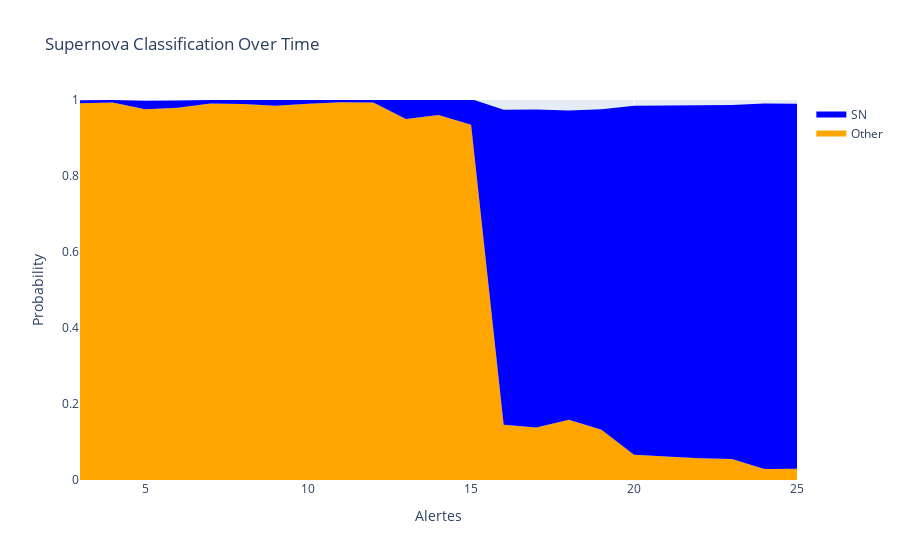
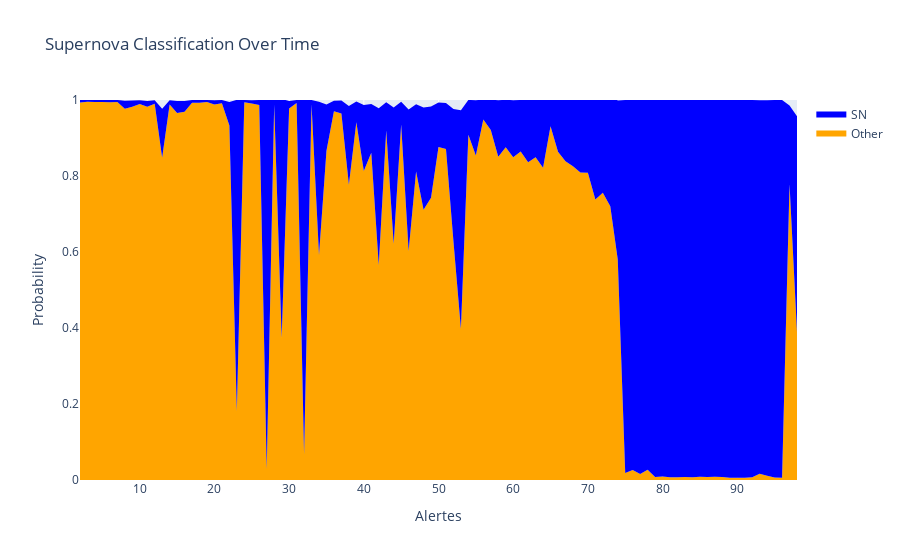
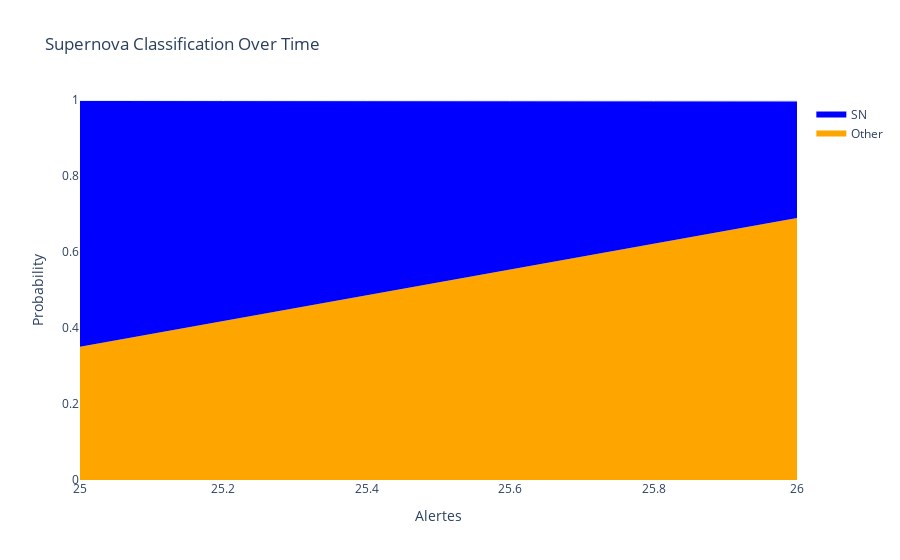
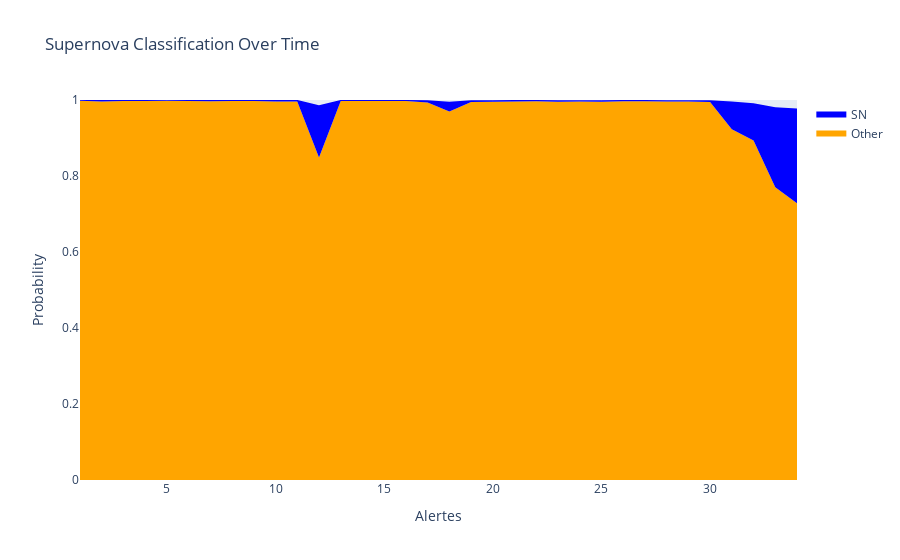

Notebook source saved alongside these figures, in order:
### Code cell
df_res = loop_on_all(objIds, model)

### Figure 1 — Plotly figure (JSON) as saved in the notebook; plotly's stock layout.template omitted (floating-point values rounded to 4 significant figures)
{"data": [{"fill": "tozeroy", "fillcolor": "orange", "hoverinfo": "text", "mode": "none", "name": "Other", "text": ["<br>Other: 99.1762%", "<br>Other: 99.3572%", "<br>Other: 97.5558%", "<br>Other: 97.9723%", "<br>Other: 99.0819%", "<br>Other: 98.9254%", "<br>Other: 98.4951%", "<br>Other: 99.0115%", "<br>Other: 99.3993%", "<br>Other: 99.3218%", "<br>Other: 94.9828%", "<br>Other: 96.0705%", "<br>Other: 93.4801%", "<br>Other: 14.5319%", "<br>Other: 13.8375%", "<br>Other: 15.8595%", "<br>Other: 13.2045%", "<br>Other: 6.6626%", "<br>Other: 6.171%", "<br>Other: 5.7146%", "<br>Other: 5.5189%", "<br>Other: 2.9211%", "<br>Other: 2.978%"], "type": "scatter", "x": [3, 4, 5, 6, 7, 8, 9, 10, 11, 12, 13, 14, 15, 16, 17, 18, 19, 20, 21, 22, 23, 24, 25], "y": [0.9918, 0.9936, 0.9756, 0.9797, 0.9908, 0.9893, 0.985, 0.9901, 0.994, 0.9932, 0.9498, 0.9607, 0.9348, 0.1453, 0.1384, 0.1586, 0.132, 0.06663, 0.06171, 0.05715, 0.05519, 0.02921, 0.02978]}, {"fill": "tonexty", "fillcolor": "blue", "hoverinfo": "text", "mode": "none", "name": "SN", "text": ["Alerte: 3<br>Prediction: Other<br>---<br>ztfr: 4 | ztfg: 1 | ztfi: 0<br>---<br>SN: 0.7807%", "Alerte: 4<br>Prediction: Other<br>---<br>ztfr: 4 | ztfg: 3 | ztfi: 0<br>---<br>SN: 0.6157%", "Alerte: 5<br>Prediction: Other<br>---<br>ztfr: 6 | ztfg: 3 | ztfi: 0<br>---<br>SN: 2.2684%", "Alerte: 6<br>Prediction: Other<br>---<br>ztfr: 6 | ztfg: 5 | ztfi: 0<br>---<br>SN: 1.8701%", "Alerte: 7<br>Prediction: Other<br>---<br>ztfr: 8 | ztfg: 5 | ztfi: 0<br>---<br>SN: 0.9033%", "Alerte: 8<br>Prediction: Other<br>---<br>ztfr: 10 | ztfg: 5 | ztfi: 0<br>---<br>SN: 1.081%", "Alerte: 9<br>Prediction: Other<br>---<br>ztfr: 10 | ztfg: 7 | ztfi: 0<br>---<br>SN: 1.5202%", "Alerte: 10<br>Prediction: Other<br>---<br>ztfr: 10 | ztfg: 9 | ztfi: 0<br>---<br>SN: 1.0001%", "Alerte: 11<br>Prediction: Other<br>---<br>ztfr: 10 | ztfg: 11 | ztfi: 0<br>---<br>SN: 0.6242%", "Alerte: 12<br>Prediction: Other<br>---<br>ztfr: 10 | ztfg: 11 | ztfi: 1<br>---<br>SN: 0.707%", "Alerte: 13<br>Prediction: Other<br>---<br>ztfr: 12 | ztfg: 11 | ztfi: 1<br>---<br>SN: 5.17%", "Alerte: 14<br>Prediction: Other<br>---<br>ztfr: 13 | ztfg: 13 | ztfi: 1<br>---<br>SN: 4.0818%", "Alerte: 15<br>Prediction: Other<br>---<br>ztfr: 13 | ztfg: 15 | ztfi: 1<br>---<br>SN: 6.7892%", "Alerte: 16<br>Prediction: SN<br>---<br>ztfr: 15 | ztfg: 15 | ztfi: 1<br>---<br>SN: 82.9168%", "Alerte: 17<br>Prediction: SN<br>---<br>ztfr: 16 | ztfg: 15 | ztfi: 1<br>---<br>SN: 83.6841%", "Alerte: 18<br>Prediction: SN<br>---<br>ztfr: 17 | ztfg: 15 | ztfi: 1<br>---<br>SN: 81.3745%", "Alerte: 19<br>Prediction: SN<br>---<br>ztfr: 17 | ztfg: 17 | ztfi: 1<br>---<br>SN: 84.3414%", "Alerte: 20<br>Prediction: SN<br>---<br>ztfr: 19 | ztfg: 18 | ztfi: 1<br>---<br>SN: 91.8088%", "Alerte: 21<br>Prediction: SN<br>---<br>ztfr: 19 | ztfg: 21 | ztfi: 1<br>---<br>SN: 92.3725%", "Alerte: 22<br>Prediction: SN<br>---<br>ztfr: 21 | ztfg: 21 | ztfi: 1<br>---<br>SN: 92.9335%", "Alerte: 23<br>Prediction: SN<br>---<br>ztfr: 23 | ztfg: 21 | ztfi: 1<br>---<br>SN: 93.1703%", "Alerte: 24<br>Prediction: SN<br>---<br>ztfr: 25 | ztfg: 21 | ztfi: 1<br>---<br>SN: 96.1493%", "Alerte: 25<br>Prediction: SN<br>---<br>ztfr: 27 | ztfg: 22 | ztfi: 1<br>---<br>SN: 96.0375%"], "type": "scatter", "x": [3, 4, 5, 6, 7, 8, 9, 10, 11, 12, 13, 14, 15, 16, 17, 18, 19, 20, 21, 22, 23, 24, 25], "y": [0.9996, 0.9997, 0.9982, 0.9984, 0.9999, 1.0, 1.0, 1.0, 1.0, 1.0, 1.002, 1.002, 1.003, 0.9745, 0.9752, 0.9723, 0.9755, 0.9847, 0.9854, 0.9865, 0.9869, 0.9907, 0.9902]}], "layout": {"hovermode": "x unified", "title": {"text": "Supernova Classification Over Time"}, "xaxis": {"title": {"text": "Alertes"}}, "yaxis": {"range": [0, 1], "title": {"text": "Probability"}}}}

### Figure 2 — Plotly figure (JSON) as saved in the notebook; plotly's stock layout.template omitted (floating-point values rounded to 4 significant figures)
{"data": [{"fill": "tozeroy", "fillcolor": "orange", "hoverinfo": "text", "mode": "none", "name": "Other", "text": ["<br>Other: 99.344%", "<br>Other: 99.5557%", "<br>Other: 99.4607%", "<br>Other: 99.4615%", "<br>Other: 99.3786%", "<br>Other: 99.4655%", "<br>Other: 97.692%", "<br>Other: 98.253%", "<br>Other: 98.9644%", "<br>Other: 98.2452%", "<br>Other: 99.0123%", "<br>Other: 84.795%", "<br>Other: 98.8181%", "<br>Other: 96.6032%", "<br>Other: 96.9224%", "<br>Other: 99.2991%", "<br>Other: 99.3078%", "<br>Other: 99.4668%", "<br>Other: 98.801%", "<br>Other: 99.1646%", "<br>Other: 93.2585%", "<br>Other: 18.1271%", "<br>Other: 99.4038%", "<br>Other: 99.0754%", "<br>Other: 98.7087%", "<br>Other: 2.8041%", "<br>Other: 98.7246%", "<br>Other: 37.3849%", "<br>Other: 97.7715%", "<br>Other: 99.1889%", "<br>Other: 6.7882%", "<br>Other: 98.7838%", "<br>Other: 59.2354%", "<br>Other: 86.6191%", "<br>Other: 97.0702%", "<br>Other: 96.4185%", "<br>Other: 77.7006%", "<br>Other: 94.1143%", "<br>Other: 81.3057%", "<br>Other: 86.1242%", "<br>Other: 56.5668%", "<br>Other: 91.9793%", "<br>Other: 62.1919%", "<br>Other: 93.5345%", "<br>Other: 60.2545%", "<br>Other: 81.1702%", "<br>Other: 71.1069%", "<br>Other: 74.2694%", "<br>Other: 87.6231%", "<br>Other: 87.0873%", "<br>Other: 62.8343%", "<br>Other: 39.7409%", "<br>Other: 90.8377%", "<br>Other: 85.376%", "<br>Other: 94.8567%", "<br>Other: 92.1268%", "<br>Other: 85.0929%", "<br>Other: 87.5954%", "<br>Other: 84.9192%", "<br>Other: 86.4604%", "<br>Other: 83.6034%", "<br>Other: 84.9612%", "<br>Other: 82.1868%", "<br>Other: 93.0621%", "<br>Other: 86.4121%", "<br>Other: 83.8865%", "<br>Other: 82.5603%", "<br>Other: 80.9254%", "<br>Other: 80.8335%", "<br>Other: 73.8205%", "<br>Other: 75.5989%", "<br>Other: 72.0379%", "<br>Other: 58.0232%", "<br>Other: 1.8126%", "<br>Other: 2.6131%", "<br>Other: 1.5661%", "<br>Other: 2.708%", "<br>Other: 0.78%", "<br>Other: 0.9442%", "<br>Other: 0.7493%", "<br>Other: 0.7435%", "<br>Other: 0.7676%", "<br>Other: 0.7195%", "<br>Other: 0.8671%", "<br>Other: 0.7621%", "<br>Other: 0.8233%", "<br>Other: 0.7935%", "<br>Other: 0.5741%", "<br>Other: 0.5602%", "<br>Other: 0.5968%", "<br>Other: 0.7416%", "<br>Other: 1.6297%", "<br>Other: 1.1023%", "<br>Other: 0.6836%", "<br>Other: 0.6221%", "<br>Other: 77.8052%", "<br>Other: 38.9433%"], "type": "scatter", "x": [2, 3, 4, 5, 6, 7, 8, 9, 10, 11, 12, 13, 14, 15, 16, 17, 18, 19, 20, 21, 22, 23, 24, 25, 26, 27, 28, 29, 30, 31, 32, 33, 34, 35, 36, 37, 38, 39, 40, 41, 42, 43, 44, 45, 46, 47, 48, 49, 50, 51, 52, 53, 54, 55, 56, 57, 58, 59, 60, 61, 62, 63, 64, 65, 66, 67, 68, 69, 70, 71, 72, 73, 74, 75, 76, 77, 78, 79, 80, 81, 82, 83, 84, 85, 86, 87, 88, 89, 90, 91, 92, 93, 94, 95, 96, 97, 98], "y": [0.9934, 0.9956, 0.9946, 0.9946, 0.9938, 0.9947, 0.9769, 0.9825, 0.9896, 0.9825, 0.9901, 0.848, 0.9882, 0.966, 0.9692, 0.993, 0.9931, 0.9947, 0.988, 0.9916, 0.9326, 0.1813, 0.994, 0.9908, 0.9871, 0.02804, 0.9872, 0.3738, 0.9777, 0.9919, 0.06788, 0.9878, 0.5924, 0.8662, 0.9707, 0.9642, 0.777, 0.9411, 0.8131, 0.8612, 0.5657, 0.9198, 0.6219, 0.9353, 0.6025, 0.8117, 0.7111, 0.7427, 0.8762, 0.8709, 0.6283, 0.3974, 0.9084, 0.8538, 0.9486, 0.9213, 0.8509, 0.876, 0.8492, 0.8646, 0.836, 0.8496, 0.8219, 0.9306, 0.8641, 0.8389, 0.8256, 0.8093, 0.8083, 0.7382, 0.756, 0.7204, 0.5802, 0.01813, 0.02613, 0.01566, 0.02708, 0.0078, 0.009442, 0.007493, 0.007435, 0.007676, 0.007195, 0.008671, 0.007621, 0.008233, 0.007935, 0.005741, 0.005602, 0.005968, 0.007416, 0.0163, 0.01102, 0.006836, 0.006221, 0.7781, 0.3894]}, {"fill": "tonexty", "fillcolor": "blue", "hoverinfo": "text", "mode": "none", "name": "SN", "text": ["Alerte: 2<br>Prediction: Other<br>---<br>ztfr: 6 | ztfg: 0 | ztfi: 0<br>---<br>SN: 0.6606%", "Alerte: 3<br>Prediction: Other<br>---<br>ztfr: 4 | ztfg: 0 | ztfi: 0<br>---<br>SN: 0.4534%", "Alerte: 4<br>Prediction: Other<br>---<br>ztfr: 8 | ztfg: 0 | ztfi: 0<br>---<br>SN: 0.5501%", "Alerte: 5<br>Prediction: Other<br>---<br>ztfr: 10 | ztfg: 0 | ztfi: 0<br>---<br>SN: 0.5511%", "Alerte: 6<br>Prediction: Other<br>---<br>ztfr: 12 | ztfg: 0 | ztfi: 0<br>---<br>SN: 0.6282%", "Alerte: 7<br>Prediction: Other<br>---<br>ztfr: 14 | ztfg: 0 | ztfi: 0<br>---<br>SN: 0.5459%", "Alerte: 8<br>Prediction: Other<br>---<br>ztfr: 16 | ztfg: 0 | ztfi: 0<br>---<br>SN: 2.1035%", "Alerte: 9<br>Prediction: Other<br>---<br>ztfr: 18 | ztfg: 0 | ztfi: 0<br>---<br>SN: 1.6018%", "Alerte: 10<br>Prediction: Other<br>---<br>ztfr: 20 | ztfg: 0 | ztfi: 0<br>---<br>SN: 0.9475%", "Alerte: 11<br>Prediction: Other<br>---<br>ztfr: 22 | ztfg: 0 | ztfi: 0<br>---<br>SN: 1.5101%", "Alerte: 12<br>Prediction: Other<br>---<br>ztfr: 32 | ztfg: 0 | ztfi: 0<br>---<br>SN: 0.9323%", "Alerte: 13<br>Prediction: Other<br>---<br>ztfr: 24 | ztfg: 0 | ztfi: 0<br>---<br>SN: 12.8824%", "Alerte: 14<br>Prediction: Other<br>---<br>ztfr: 30 | ztfg: 0 | ztfi: 0<br>---<br>SN: 1.1153%", "Alerte: 15<br>Prediction: Other<br>---<br>ztfr: 26 | ztfg: 0 | ztfi: 0<br>---<br>SN: 3.138%", "Alerte: 16<br>Prediction: Other<br>---<br>ztfr: 28 | ztfg: 0 | ztfi: 0<br>---<br>SN: 2.8335%", "Alerte: 17<br>Prediction: Other<br>---<br>ztfr: 40 | ztfg: 0 | ztfi: 0<br>---<br>SN: 0.6791%", "Alerte: 18<br>Prediction: Other<br>---<br>ztfr: 38 | ztfg: 0 | ztfi: 0<br>---<br>SN: 0.67%", "Alerte: 19<br>Prediction: Other<br>---<br>ztfr: 42 | ztfg: 0 | ztfi: 0<br>---<br>SN: 0.5152%", "Alerte: 20<br>Prediction: Other<br>---<br>ztfr: 34 | ztfg: 0 | ztfi: 0<br>---<br>SN: 1.1371%", "Alerte: 21<br>Prediction: Other<br>---<br>ztfr: 36 | ztfg: 0 | ztfi: 0<br>---<br>SN: 0.8054%", "Alerte: 22<br>Prediction: Other<br>---<br>ztfr: 48 | ztfg: 0 | ztfi: 0<br>---<br>SN: 6.1923%", "Alerte: 23<br>Prediction: SN<br>---<br>ztfr: 46 | ztfg: 0 | ztfi: 0<br>---<br>SN: 81.9267%", "Alerte: 24<br>Prediction: Other<br>---<br>ztfr: 44 | ztfg: 0 | ztfi: 0<br>---<br>SN: 0.5716%", "Alerte: 25<br>Prediction: Other<br>---<br>ztfr: 50 | ztfg: 0 | ztfi: 0<br>---<br>SN: 0.8586%", "Alerte: 26<br>Prediction: Other<br>---<br>ztfr: 58 | ztfg: 0 | ztfi: 0<br>---<br>SN: 1.285%", "Alerte: 27<br>Prediction: SN<br>---<br>ztfr: 54 | ztfg: 0 | ztfi: 0<br>---<br>SN: 97.2055%", "Alerte: 28<br>Prediction: Other<br>---<br>ztfr: 60 | ztfg: 0 | ztfi: 0<br>---<br>SN: 1.2738%", "Alerte: 29<br>Prediction: SN<br>---<br>ztfr: 56 | ztfg: 0 | ztfi: 0<br>---<br>SN: 62.8697%", "Alerte: 30<br>Prediction: Other<br>---<br>ztfr: 52 | ztfg: 0 | ztfi: 0<br>---<br>SN: 1.9774%", "Alerte: 31<br>Prediction: Other<br>---<br>ztfr: 62 | ztfg: 0 | ztfi: 0<br>---<br>SN: 0.8123%", "Alerte: 32<br>Prediction: SN<br>---<br>ztfr: 64 | ztfg: 0 | ztfi: 0<br>---<br>SN: 93.284%", "Alerte: 33<br>Prediction: Other<br>---<br>ztfr: 68 | ztfg: 0 | ztfi: 0<br>---<br>SN: 1.1884%", "Alerte: 34<br>Prediction: Other<br>---<br>ztfr: 66 | ztfg: 0 | ztfi: 0<br>---<br>SN: 40.3245%", "Alerte: 35<br>Prediction: Other<br>---<br>ztfr: 72 | ztfg: 0 | ztfi: 0<br>---<br>SN: 12.2085%", "Alerte: 36<br>Prediction: Other<br>---<br>ztfr: 74 | ztfg: 0 | ztfi: 0<br>---<br>SN: 2.7335%", "Alerte: 37<br>Prediction: Other<br>---<br>ztfr: 70 | ztfg: 0 | ztfi: 0<br>---<br>SN: 3.4435%", "Alerte: 38<br>Prediction: Other<br>---<br>ztfr: 82 | ztfg: 0 | ztfi: 0<br>---<br>SN: 20.7234%", "Alerte: 39<br>Prediction: Other<br>---<br>ztfr: 76 | ztfg: 0 | ztfi: 0<br>---<br>SN: 5.4817%", "Alerte: 40<br>Prediction: Other<br>---<br>ztfr: 78 | ztfg: 0 | ztfi: 0<br>---<br>SN: 17.401%", "Alerte: 41<br>Prediction: Other<br>---<br>ztfr: 84 | ztfg: 0 | ztfi: 0<br>---<br>SN: 12.8379%", "Alerte: 42<br>Prediction: Other<br>---<br>ztfr: 80 | ztfg: 0 | ztfi: 0<br>---<br>SN: 41.2923%", "Alerte: 43<br>Prediction: Other<br>---<br>ztfr: 86 | ztfg: 0 | ztfi: 0<br>---<br>SN: 7.4288%", "Alerte: 44<br>Prediction: Other<br>---<br>ztfr: 90 | ztfg: 0 | ztfi: 0<br>---<br>SN: 35.8171%", "Alerte: 45<br>Prediction: Other<br>---<br>ztfr: 88 | ztfg: 0 | ztfi: 0<br>---<br>SN: 6.0005%", "Alerte: 46<br>Prediction: Other<br>---<br>ztfr: 104 | ztfg: 0 | ztfi: 0<br>---<br>SN: 37.2309%", "Alerte: 47<br>Prediction: Other<br>---<br>ztfr: 96 | ztfg: 0 | ztfi: 0<br>---<br>SN: 17.6823%", "Alerte: 48<br>Prediction: Other<br>---<br>ztfr: 100 | ztfg: 0 | ztfi: 0<br>---<br>SN: 26.9379%", "Alerte: 49<br>Prediction: Other<br>---<br>ztfr: 98 | ztfg: 0 | ztfi: 0<br>---<br>SN: 24.0209%", "Alerte: 50<br>Prediction: Other<br>---<br>ztfr: 94 | ztfg: 0 | ztfi: 0<br>---<br>SN: 11.7027%", "Alerte: 51<br>Prediction: Other<br>---<br>ztfr: 92 | ztfg: 0 | ztfi: 0<br>---<br>SN: 12.1451%", "Alerte: 52<br>Prediction: Other<br>---<br>ztfr: 102 | ztfg: 0 | ztfi: 0<br>---<br>SN: 34.7779%", "Alerte: 53<br>Prediction: SN<br>---<br>ztfr: 106 | ztfg: 0 | ztfi: 0<br>---<br>SN: 57.559%", "Alerte: 54<br>Prediction: Other<br>---<br>ztfr: 108 | ztfg: 0 | ztfi: 0<br>---<br>SN: 9.1848%", "Alerte: 55<br>Prediction: Other<br>---<br>ztfr: 114 | ztfg: 0 | ztfi: 0<br>---<br>SN: 14.5675%", "Alerte: 56<br>Prediction: Other<br>---<br>ztfr: 110 | ztfg: 0 | ztfi: 0<br>---<br>SN: 5.2571%", "Alerte: 57<br>Prediction: Other<br>---<br>ztfr: 112 | ztfg: 0 | ztfi: 0<br>---<br>SN: 7.9645%", "Alerte: 58<br>Prediction: Other<br>---<br>ztfr: 116 | ztfg: 0 | ztfi: 0<br>---<br>SN: 14.8484%", "Alerte: 59<br>Prediction: Other<br>---<br>ztfr: 124 | ztfg: 0 | ztfi: 0<br>---<br>SN: 12.459%", "Alerte: 60<br>Prediction: Other<br>---<br>ztfr: 118 | ztfg: 0 | ztfi: 0<br>---<br>SN: 15.0393%", "Alerte: 61<br>Prediction: Other<br>---<br>ztfr: 122 | ztfg: 0 | ztfi: 0<br>---<br>SN: 13.5456%", "Alerte: 62<br>Prediction: Other<br>---<br>ztfr: 120 | ztfg: 0 | ztfi: 0<br>---<br>SN: 16.3659%", "Alerte: 63<br>Prediction: Other<br>---<br>ztfr: 130 | ztfg: 0 | ztfi: 0<br>---<br>SN: 15.6921%", "Alerte: 64<br>Prediction: Other<br>---<br>ztfr: 134 | ztfg: 0 | ztfi: 0<br>---<br>SN: 18.5317%", "Alerte: 65<br>Prediction: Other<br>---<br>ztfr: 128 | ztfg: 0 | ztfi: 0<br>---<br>SN: 7.3199%", "Alerte: 66<br>Prediction: Other<br>---<br>ztfr: 132 | ztfg: 0 | ztfi: 0<br>---<br>SN: 14.2356%", "Alerte: 67<br>Prediction: Other<br>---<br>ztfr: 126 | ztfg: 0 | ztfi: 0<br>---<br>SN: 16.1896%", "Alerte: 68<br>Prediction: Other<br>---<br>ztfr: 136 | ztfg: 0 | ztfi: 0<br>---<br>SN: 18.1968%", "Alerte: 69<br>Prediction: Other<br>---<br>ztfr: 138 | ztfg: 0 | ztfi: 0<br>---<br>SN: 19.8746%", "Alerte: 70<br>Prediction: Other<br>---<br>ztfr: 140 | ztfg: 0 | ztfi: 0<br>---<br>SN: 20.0279%", "Alerte: 71<br>Prediction: Other<br>---<br>ztfr: 142 | ztfg: 0 | ztfi: 0<br>---<br>SN: 27.1183%", "Alerte: 72<br>Prediction: Other<br>---<br>ztfr: 144 | ztfg: 0 | ztfi: 0<br>---<br>SN: 25.387%", "Alerte: 73<br>Prediction: Other<br>---<br>ztfr: 146 | ztfg: 0 | ztfi: 0<br>---<br>SN: 29.0589%", "Alerte: 74<br>Prediction: Other<br>---<br>ztfr: 148 | ztfg: 0 | ztfi: 0<br>---<br>SN: 41.8775%", "Alerte: 75<br>Prediction: SN<br>---<br>ztfr: 150 | ztfg: 0 | ztfi: 0<br>---<br>SN: 98.1794%", "Alerte: 76<br>Prediction: SN<br>---<br>ztfr: 154 | ztfg: 0 | ztfi: 0<br>---<br>SN: 97.3598%", "Alerte: 77<br>Prediction: SN<br>---<br>ztfr: 152 | ztfg: 0 | ztfi: 0<br>---<br>SN: 98.4122%", "Alerte: 78<br>Prediction: SN<br>---<br>ztfr: 156 | ztfg: 0 | ztfi: 0<br>---<br>SN: 97.2631%", "Alerte: 79<br>Prediction: SN<br>---<br>ztfr: 160 | ztfg: 0 | ztfi: 0<br>---<br>SN: 99.2017%", "Alerte: 80<br>Prediction: SN<br>---<br>ztfr: 158 | ztfg: 0 | ztfi: 0<br>---<br>SN: 99.0405%", "Alerte: 81<br>Prediction: SN<br>---<br>ztfr: 164 | ztfg: 0 | ztfi: 0<br>---<br>SN: 99.2307%", "Alerte: 82<br>Prediction: SN<br>---<br>ztfr: 162 | ztfg: 0 | ztfi: 0<br>---<br>SN: 99.2368%", "Alerte: 83<br>Prediction: SN<br>---<br>ztfr: 166 | ztfg: 0 | ztfi: 0<br>---<br>SN: 99.2116%", "Alerte: 84<br>Prediction: SN<br>---<br>ztfr: 174 | ztfg: 0 | ztfi: 0<br>---<br>SN: 99.2607%", "Alerte: 85<br>Prediction: SN<br>---<br>ztfr: 172 | ztfg: 0 | ztfi: 0<br>---<br>SN: 99.1091%", "Alerte: 86<br>Prediction: SN<br>---<br>ztfr: 170 | ztfg: 0 | ztfi: 0<br>---<br>SN: 99.2174%", "Alerte: 87<br>Prediction: SN<br>---<br>ztfr: 168 | ztfg: 0 | ztfi: 0<br>---<br>SN: 99.1542%", "Alerte: 88<br>Prediction: SN<br>---<br>ztfr: 176 | ztfg: 0 | ztfi: 0<br>---<br>SN: 99.1842%", "Alerte: 89<br>Prediction: SN<br>---<br>ztfr: 178 | ztfg: 0 | ztfi: 0<br>---<br>SN: 99.4056%", "Alerte: 90<br>Prediction: SN<br>---<br>ztfr: 180 | ztfg: 0 | ztfi: 0<br>---<br>SN: 99.4193%", "Alerte: 91<br>Prediction: SN<br>---<br>ztfr: 184 | ztfg: 0 | ztfi: 0<br>---<br>SN: 99.3809%", "Alerte: 92<br>Prediction: SN<br>---<br>ztfr: 182 | ztfg: 0 | ztfi: 0<br>---<br>SN: 99.2307%", "Alerte: 93<br>Prediction: SN<br>---<br>ztfr: 186 | ztfg: 0 | ztfi: 0<br>---<br>SN: 98.3072%", "Alerte: 94<br>Prediction: SN<br>---<br>ztfr: 190 | ztfg: 0 | ztfi: 0<br>---<br>SN: 98.8518%", "Alerte: 95<br>Prediction: SN<br>---<br>ztfr: 188 | ztfg: 0 | ztfi: 0<br>---<br>SN: 99.2905%", "Alerte: 96<br>Prediction: SN<br>---<br>ztfr: 192 | ztfg: 0 | ztfi: 0<br>---<br>SN: 99.353%", "Alerte: 97<br>Prediction: Other<br>---<br>ztfr: 194 | ztfg: 0 | ztfi: 0<br>---<br>SN: 20.7178%", "Alerte: 98<br>Prediction: SN<br>---<br>ztfr: 197 | ztfg: 1 | ztfi: 0<br>---<br>SN: 56.7659%"], "type": "scatter", "x": [2, 3, 4, 5, 6, 7, 8, 9, 10, 11, 12, 13, 14, 15, 16, 17, 18, 19, 20, 21, 22, 23, 24, 25, 26, 27, 28, 29, 30, 31, 32, 33, 34, 35, 36, 37, 38, 39, 40, 41, 42, 43, 44, 45, 46, 47, 48, 49, 50, 51, 52, 53, 54, 55, 56, 57, 58, 59, 60, 61, 62, 63, 64, 65, 66, 67, 68, 69, 70, 71, 72, 73, 74, 75, 76, 77, 78, 79, 80, 81, 82, 83, 84, 85, 86, 87, 88, 89, 90, 91, 92, 93, 94, 95, 96, 97, 98], "y": [1.0, 1.0, 1.0, 1.0, 1.0, 1.0, 0.998, 0.9985, 0.9991, 0.9976, 0.9994, 0.9768, 0.9993, 0.9974, 0.9976, 0.9998, 0.9998, 0.9998, 0.9994, 0.9997, 0.9945, 1.001, 0.9998, 0.9993, 0.9999, 1.0, 1.0, 1.003, 0.9975, 1.0, 1.001, 0.9997, 0.9956, 0.9883, 0.998, 0.9986, 0.9842, 0.996, 0.9871, 0.9896, 0.9786, 0.9941, 0.9801, 0.9953, 0.9749, 0.9885, 0.9804, 0.9829, 0.9933, 0.9923, 0.9761, 0.973, 1.0, 0.9994, 1.001, 1.001, 0.9994, 1.001, 0.9996, 1.0, 0.9997, 1.007, 1.007, 1.004, 1.006, 1.001, 1.008, 1.008, 1.009, 1.009, 1.01, 1.011, 0.999, 0.9999, 0.9997, 0.9998, 0.9997, 0.9998, 0.9998, 0.9998, 0.9998, 0.9998, 0.9998, 0.9998, 0.9998, 0.9998, 0.9998, 0.9998, 0.9998, 0.9998, 0.9997, 0.9994, 0.9995, 0.9997, 0.9998, 0.9852, 0.9571]}], "layout": {"hovermode": "x unified", "title": {"text": "Supernova Classification Over Time"}, "xaxis": {"title": {"text": "Alertes"}}, "yaxis": {"range": [0, 1], "title": {"text": "Probability"}}}}

### Figure 3 — Plotly figure (JSON) as saved in the notebook; plotly's stock layout.template omitted (floating-point values rounded to 4 significant figures)
{"data": [{"fill": "tozeroy", "fillcolor": "orange", "hoverinfo": "text", "mode": "none", "name": "Other", "text": ["<br>Other: 35.0848%", "<br>Other: 68.9461%"], "type": "scatter", "x": [25, 26], "y": [0.3508, 0.6895]}, {"fill": "tonexty", "fillcolor": "blue", "hoverinfo": "text", "mode": "none", "name": "SN", "text": ["Alerte: 25<br>Prediction: SN<br>---<br>ztfr: 2 | ztfg: 3 | ztfi: 0<br>---<br>SN: 64.6835%", "Alerte: 26<br>Prediction: Other<br>---<br>ztfr: 4 | ztfg: 3 | ztfi: 0<br>---<br>SN: 30.6375%"], "type": "scatter", "x": [25, 26], "y": [0.9977, 0.9958]}], "layout": {"hovermode": "x unified", "title": {"text": "Supernova Classification Over Time"}, "xaxis": {"title": {"text": "Alertes"}}, "yaxis": {"range": [0, 1], "title": {"text": "Probability"}}}}

### Figure 4 — Plotly figure (JSON) as saved in the notebook; plotly's stock layout.template omitted (floating-point values rounded to 4 significant figures)
{"data": [{"fill": "tozeroy", "fillcolor": "orange", "hoverinfo": "text", "mode": "none", "name": "Other", "text": ["<br>Other: 99.8049%", "<br>Other: 99.5846%", "<br>Other: 99.7601%", "<br>Other: 99.7634%", "<br>Other: 99.7731%", "<br>Other: 99.7417%", "<br>Other: 99.6995%", "<br>Other: 99.7697%", "<br>Other: 99.7213%", "<br>Other: 99.6248%", "<br>Other: 99.6356%", "<br>Other: 84.8599%", "<br>Other: 99.7154%", "<br>Other: 99.7476%", "<br>Other: 99.7273%", "<br>Other: 99.7466%", "<br>Other: 99.3437%", "<br>Other: 96.9984%", "<br>Other: 99.4912%", "<br>Other: 99.5178%", "<br>Other: 99.635%", "<br>Other: 99.6674%", "<br>Other: 99.5636%", "<br>Other: 99.5861%", "<br>Other: 99.517%", "<br>Other: 99.6471%", "<br>Other: 99.6876%", "<br>Other: 99.5877%", "<br>Other: 99.6097%", "<br>Other: 99.4981%", "<br>Other: 92.2821%", "<br>Other: 89.3109%", "<br>Other: 77.0418%", "<br>Other: 72.8494%"], "type": "scatter", "x": [1, 2, 3, 4, 5, 6, 7, 8, 9, 10, 11, 12, 13, 14, 15, 16, 17, 18, 19, 20, 21, 22, 23, 24, 25, 26, 27, 28, 29, 30, 31, 32, 33, 34], "y": [0.998, 0.9958, 0.9976, 0.9976, 0.9977, 0.9974, 0.997, 0.9977, 0.9972, 0.9962, 0.9964, 0.8486, 0.9972, 0.9975, 0.9973, 0.9975, 0.9934, 0.97, 0.9949, 0.9952, 0.9964, 0.9967, 0.9956, 0.9959, 0.9952, 0.9965, 0.9969, 0.9959, 0.9961, 0.995, 0.9228, 0.8931, 0.7704, 0.7285]}, {"fill": "tonexty", "fillcolor": "blue", "hoverinfo": "text", "mode": "none", "name": "SN", "text": ["Alerte: 1<br>Prediction: Other<br>---<br>ztfr: 6 | ztfg: 0 | ztfi: 0<br>---<br>SN: 0.2009%", "Alerte: 2<br>Prediction: Other<br>---<br>ztfr: 3 | ztfg: 0 | ztfi: 0<br>---<br>SN: 0.4207%", "Alerte: 3<br>Prediction: Other<br>---<br>ztfr: 9 | ztfg: 0 | ztfi: 0<br>---<br>SN: 0.2517%", "Alerte: 4<br>Prediction: Other<br>---<br>ztfr: 12 | ztfg: 0 | ztfi: 0<br>---<br>SN: 0.247%", "Alerte: 5<br>Prediction: Other<br>---<br>ztfr: 15 | ztfg: 0 | ztfi: 0<br>---<br>SN: 0.2336%", "Alerte: 6<br>Prediction: Other<br>---<br>ztfr: 18 | ztfg: 0 | ztfi: 0<br>---<br>SN: 0.2717%", "Alerte: 7<br>Prediction: Other<br>---<br>ztfr: 24 | ztfg: 0 | ztfi: 0<br>---<br>SN: 0.3123%", "Alerte: 8<br>Prediction: Other<br>---<br>ztfr: 27 | ztfg: 0 | ztfi: 0<br>---<br>SN: 0.2297%", "Alerte: 9<br>Prediction: Other<br>---<br>ztfr: 21 | ztfg: 0 | ztfi: 0<br>---<br>SN: 0.2921%", "Alerte: 10<br>Prediction: Other<br>---<br>ztfr: 30 | ztfg: 0 | ztfi: 0<br>---<br>SN: 0.3592%", "Alerte: 11<br>Prediction: Other<br>---<br>ztfr: 33 | ztfg: 0 | ztfi: 0<br>---<br>SN: 0.3763%", "Alerte: 12<br>Prediction: Other<br>---<br>ztfr: 36 | ztfg: 0 | ztfi: 0<br>---<br>SN: 13.7546%", "Alerte: 13<br>Prediction: Other<br>---<br>ztfr: 39 | ztfg: 0 | ztfi: 0<br>---<br>SN: 0.2898%", "Alerte: 14<br>Prediction: Other<br>---<br>ztfr: 42 | ztfg: 0 | ztfi: 0<br>---<br>SN: 0.2526%", "Alerte: 15<br>Prediction: Other<br>---<br>ztfr: 45 | ztfg: 0 | ztfi: 0<br>---<br>SN: 0.2651%", "Alerte: 16<br>Prediction: Other<br>---<br>ztfr: 48 | ztfg: 0 | ztfi: 0<br>---<br>SN: 0.2513%", "Alerte: 17<br>Prediction: Other<br>---<br>ztfr: 51 | ztfg: 0 | ztfi: 0<br>---<br>SN: 0.6002%", "Alerte: 18<br>Prediction: Other<br>---<br>ztfr: 54 | ztfg: 0 | ztfi: 0<br>---<br>SN: 2.5458%", "Alerte: 19<br>Prediction: Other<br>---<br>ztfr: 57 | ztfg: 0 | ztfi: 0<br>---<br>SN: 0.4513%", "Alerte: 20<br>Prediction: Other<br>---<br>ztfr: 60 | ztfg: 0 | ztfi: 0<br>---<br>SN: 0.4248%", "Alerte: 21<br>Prediction: Other<br>---<br>ztfr: 63 | ztfg: 0 | ztfi: 0<br>---<br>SN: 0.3328%", "Alerte: 22<br>Prediction: Other<br>---<br>ztfr: 66 | ztfg: 0 | ztfi: 0<br>---<br>SN: 0.3024%", "Alerte: 23<br>Prediction: Other<br>---<br>ztfr: 69 | ztfg: 0 | ztfi: 0<br>---<br>SN: 0.3896%", "Alerte: 24<br>Prediction: Other<br>---<br>ztfr: 72 | ztfg: 0 | ztfi: 0<br>---<br>SN: 0.3659%", "Alerte: 25<br>Prediction: Other<br>---<br>ztfr: 75 | ztfg: 0 | ztfi: 0<br>---<br>SN: 0.4275%", "Alerte: 26<br>Prediction: Other<br>---<br>ztfr: 78 | ztfg: 0 | ztfi: 0<br>---<br>SN: 0.3282%", "Alerte: 27<br>Prediction: Other<br>---<br>ztfr: 81 | ztfg: 0 | ztfi: 0<br>---<br>SN: 0.2877%", "Alerte: 28<br>Prediction: Other<br>---<br>ztfr: 84 | ztfg: 0 | ztfi: 0<br>---<br>SN: 0.37%", "Alerte: 29<br>Prediction: Other<br>---<br>ztfr: 87 | ztfg: 0 | ztfi: 0<br>---<br>SN: 0.345%", "Alerte: 30<br>Prediction: Other<br>---<br>ztfr: 90 | ztfg: 0 | ztfi: 0<br>---<br>SN: 0.4431%", "Alerte: 31<br>Prediction: Other<br>---<br>ztfr: 93 | ztfg: 0 | ztfi: 0<br>---<br>SN: 7.3318%", "Alerte: 32<br>Prediction: Other<br>---<br>ztfr: 96 | ztfg: 0 | ztfi: 0<br>---<br>SN: 9.8095%", "Alerte: 33<br>Prediction: Other<br>---<br>ztfr: 99 | ztfg: 0 | ztfi: 0<br>---<br>SN: 21.0743%", "Alerte: 34<br>Prediction: Other<br>---<br>ztfr: 102 | ztfg: 0 | ztfi: 0<br>---<br>SN: 24.8889%"], "type": "scatter", "x": [1, 2, 3, 4, 5, 6, 7, 8, 9, 10, 11, 12, 13, 14, 15, 16, 17, 18, 19, 20, 21, 22, 23, 24, 25, 26, 27, 28, 29, 30, 31, 32, 33, 34], "y": [1.0, 1.0, 1.0, 1.0, 1.0, 1.0, 1.0, 1.0, 1.0, 0.9998, 1.0, 0.9861, 1.0, 1.0, 0.9999, 1.0, 0.9994, 0.9954, 0.9994, 0.9994, 0.9997, 0.9997, 0.9995, 0.9995, 0.9994, 0.9998, 0.9998, 0.9996, 0.9995, 0.9994, 0.9961, 0.9912, 0.9812, 0.9774]}], "layout": {"hovermode": "x unified", "title": {"text": "Supernova Classification Over Time"}, "xaxis": {"title": {"text": "Alertes"}}, "yaxis": {"range": [0, 1], "title": {"text": "Probability"}}}}
